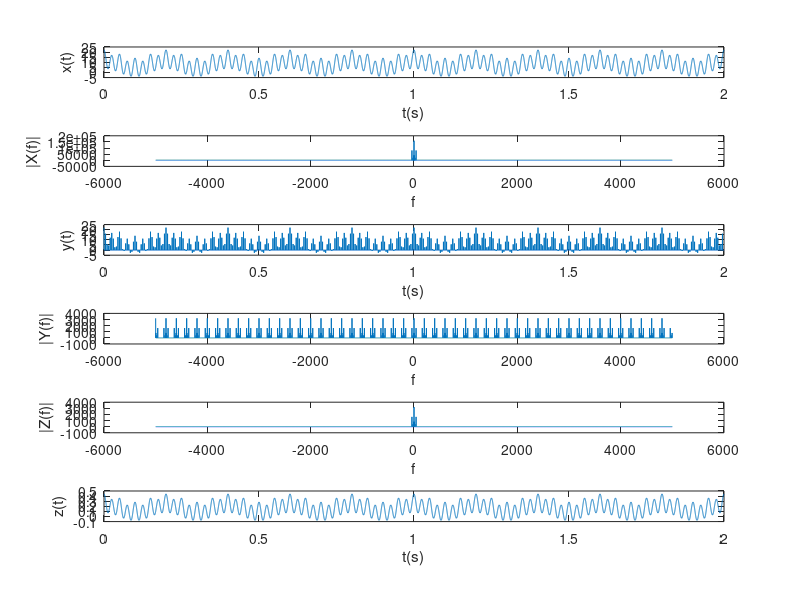

Source code (MATLAB):
%Amostragem e Reconstrucao de sinais
%% Especificacoes no tempo 
Fs = 10000;                    % Amostras por Segundo (No sinal original, muitas)
dt = 1/Fs;                     % Segundos por amostra
StopTime = 2;                  % Segundos
t = (0:dt:StopTime-dt)';
N = size(t,1);

%% Sinal de frequencia maxima Fc
Fc = 40;
x = 2*cos(2*pi*20*t)+8*cos(2*pi*Fc*t)+4*cos(2*pi*5*t)+8*cos(2*pi*10);
subplot(6, 1, 1);
plot(t, x);
xlabel('t(s)')
ylabel('x(t)')

%% Na frequencia, o sinal original
X = fftshift(fft(x));
dF = Fs/N;
f = -Fs/2:dF:Fs/2-dF;
subplot(6, 1, 2);
plot(f, X);
ylabel('|X(f)|');
xlabel('f');

%% Sinal amostrado
y = zeros(N,1);
Fa = 200; %frequencia de amostragem
Ta = 1/Fa; %periodo de amostragem
for i = 1:fix(Ta/dt):N
    y(i) = x(i);
end
subplot(6, 1, 3);
plot(t, y);
xlabel('t(s)')
ylabel('y(t)')

%% Na frequencia, o sinal amostrado
Y = fftshift(fft(y)); %deslocamento da fft para que o primeiro elemento va para o meio do array
subplot(6, 1, 4);
plot(f, Y);
ylabel('|Y(f)|');
xlabel('f');

%% Reconstrucao do sinal
Fc = 50; %Frequencia de Corte
Z = zeros(N, 1);
for i = (N/2-Fc/dF):1:(N/2+Fc/dF)
   Z(i) = Y(i);
end
subplot(6, 1, 5);
plot(f, Z);
ylabel('|Z(f)|');
xlabel('f');

%% Sinal reconstruido no tempo
z = ifft(circshift(Z, N/2)); %Inversa do sinal Z na Frequencia deslocado de volta
subplot(6, 1, 6); 
plot(t, z);
xlabel('t(s)')
ylabel('z(t)')
